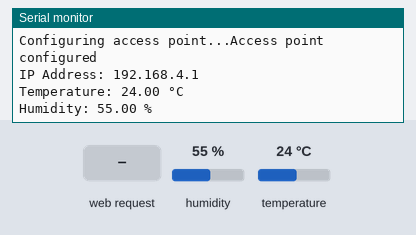
The sketch below on a simulated ESP32. Parts: the last lines printed to the serial monitor. Inputs (shaded band) come from the test bench; at power-on: humidity 55 %, temperature 24 °C. Storage starts empty.

Above: at 1.2 s.
1.3 s: HTTP request GET /temperature received
2.9 s: HTTP request GET /humidity received
At 3.5 s:
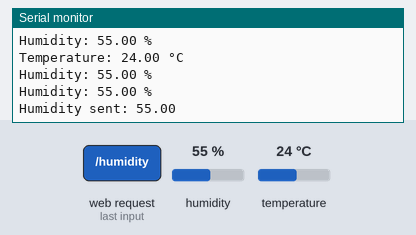
4.5 s: humidity set to 22 %
At 5.7 s:
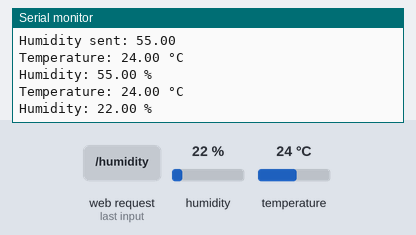
6.0 s: temperature set to 12 °C
At 6.8 s:
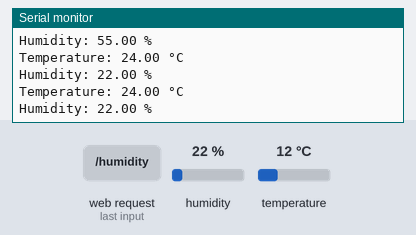
7.5 s: humidity set to 40 %
At 9.2 s:
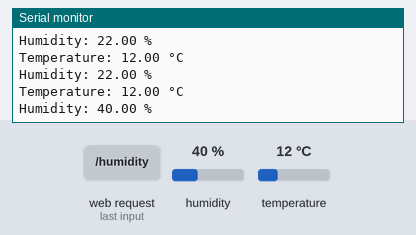
Timing chart, 0 to 10.0 s (numbered marks = the images above; inputs shaded):
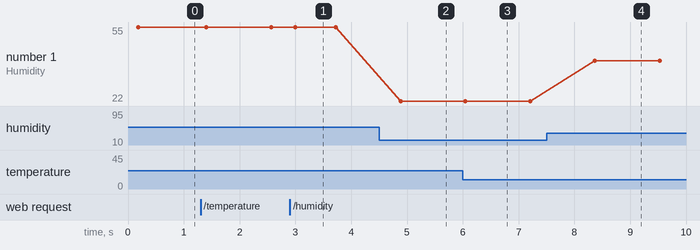

The sketch:

ESP_Chart_Web_Server.ino
```cpp
#include <WiFi.h>
#include <Adafruit_Sensor.h>
#include <Adafruit_AHT10.h>
#include <SPIFFS.h>
#include <ESPAsyncWebServer.h>

Adafruit_AHT10 aht;

const char* ssid = "ESP_AHT10";
const char* password = "12345678";

AsyncWebServer server(80);

String readAHT10Temperature() {
  sensors_event_t humidity, temp;
  aht.getEvent(&humidity, &temp);

  float t = temp.temperature;
  if (isnan(t)) {
    Serial.println("Failed to read from AHT10 sensor!");
    return "";
  } else {
    Serial.println("Temperature: " + String(t) + " °C");
    return String(t);
  }
}

String readAHT10Humidity() {
  sensors_event_t humidity, temp;
  aht.getEvent(&humidity, &temp);

  float h = humidity.relative_humidity;
  if (isnan(h)) {
    Serial.println("Failed to read from AHT10 sensor!");
    return "";
  } else {
    Serial.println("Humidity: " + String(h) + " %");
    return String(h);
  }
}

void setup() {
  Serial.begin(115200);

  // Initialize the AHT10 sensor
  if (!aht.begin()) {
    Serial.println("Could not find a valid AHT10 sensor, check wiring!");
    while (1);
  }

  // Configure ESP as a Wi-Fi access point
  Serial.println();
  Serial.print("Configuring access point...");
  if (!WiFi.softAP(ssid, password)) {
    Serial.println("Failed to configure access point");
    return;
  }
  Serial.println("Access point configured");

  Serial.print("IP Address: ");
  Serial.println(WiFi.softAPIP());

  // Initialize SPIFFS
  if(!SPIFFS.begin()){
    Serial.println("An Error has occurred while mounting SPIFFS");
    return;
  }

  // Route for root / web page
  server.on("/", HTTP_GET, [](AsyncWebServerRequest *request){
    request->send(SPIFFS, "/index.html", "text/html; charset=UTF-8");
  });

  // Route to serve the index.html file
  server.on("/index.html", HTTP_GET, [](AsyncWebServerRequest *request) {
    request->send(SPIFFS, "/index.html", "text/html; charset=UTF-8");
  });

  // Route to serve the script.js
  server.on("/script.js", HTTP_GET, [](AsyncWebServerRequest *request) {
    request->send(SPIFFS, "/script.js", "text/javascript; charset=UTF-8");
  });

  // Route to serve the style.css
  server.on("/style.css", HTTP_GET, [](AsyncWebServerRequest *request) {
    request->send(SPIFFS, "/style.css", "text/css; charset=UTF-8");
  });

  // Route to serve images
  server.serveStatic("/images/", SPIFFS, "/images/");

  // Route to serve grafic_temp_umid.html
  server.on("/grafic_temp_umid.html", HTTP_GET, [](AsyncWebServerRequest *request){
    request->send(SPIFFS, "/grafic_temp_umid.html", "text/html; charset=UTF-8");
  });

  // Route to serve about.html
  server.on("/about.html", HTTP_GET, [](AsyncWebServerRequest *request){
    request->send(SPIFFS, "/about.html", "text/html; charset=UTF-8");
  });

  // Route to serve contact.html
  server.on("/contact.html", HTTP_GET, [](AsyncWebServerRequest *request){
    request->send(SPIFFS, "/contact.html", "text/html; charset=UTF-8");
  });

  server.on("/temperature", HTTP_GET, [](AsyncWebServerRequest *request){
    String temp = readAHT10Temperature();
    request->send_P(200, "text/plain; charset=UTF-8", temp.c_str());
    Serial.println("Temperature sent: " + temp);
  });

  server.on("/humidity", HTTP_GET, [](AsyncWebServerRequest *request){
    String hum = readAHT10Humidity();
    request->send_P(200, "text/plain; charset=UTF-8", hum.c_str());
    Serial.println("Humidity sent: " + hum);
  });

  server.begin();
}

void loop() {
  readAHT10Temperature(); // Chama a função de leitura da temperatura
  readAHT10Humidity(); // Chama a função de leitura da umidade
  delay(1000); // Delay de 1 segundos entre cada leitura
}
```

Measured:
- after the input at 2.9 s, the serial monitor: prints a new line after 0.10 s (image 1)
- after the input at 4.5 s, the serial monitor: prints a new line after 0.38 s (image 2)
- after the input at 7.5 s, the serial monitor: prints a new line after 0.87 s (image 4)
- plotted number 1: 55 → 22 after the input at 4.5 s, 22 → 40 after the input at 7.5 s
